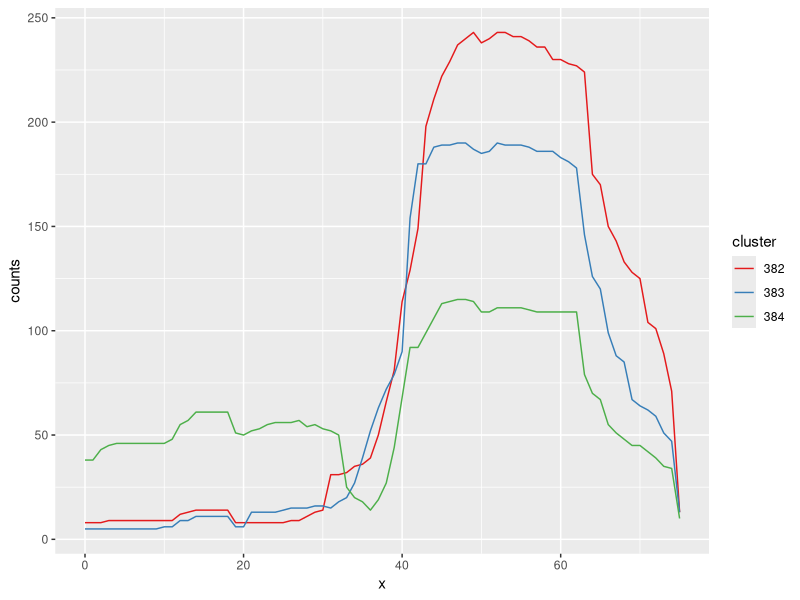
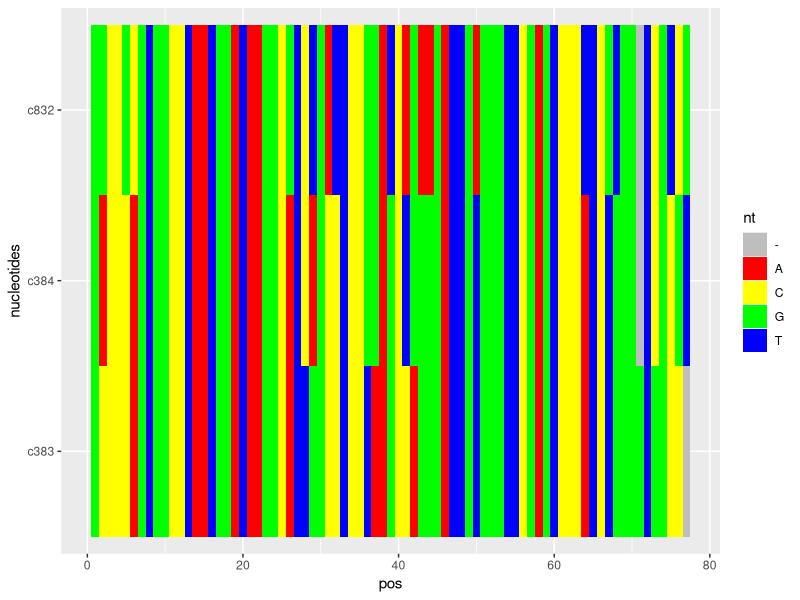
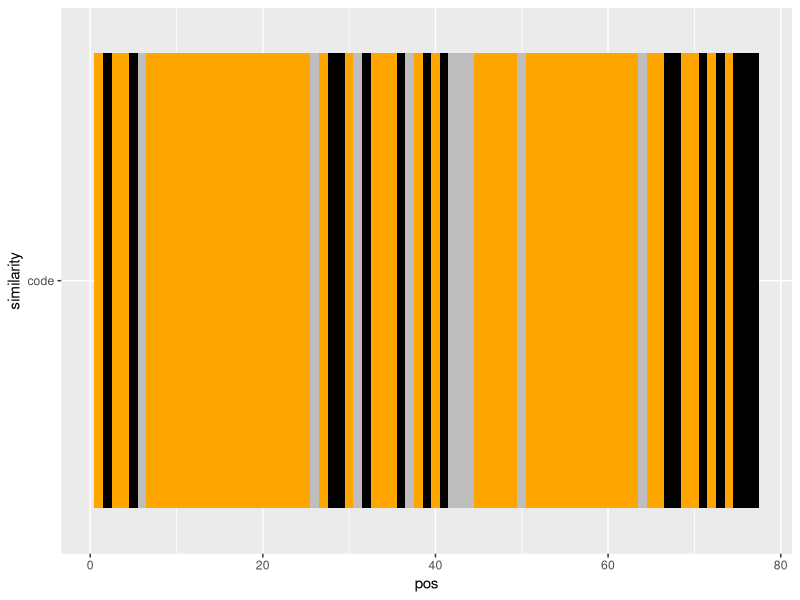

Source code (R) for these figures, in order: (Note: this script raises an error after producing the figures.)
## ---- chunk 1
c382 = read.table("cluster_profile/c382/map.tsv")
c383 = read.table("cluster_profile/c383/map.tsv")
c384 = read.table("cluster_profile/c384/map.tsv")
align = read.table("cluster_profile/alignment.dat")
dat = rbind(c384,c383,c382)
## ---- chunk 2
library("dplyr")
dat_cov = apply( dat,1, function(v){
    data.frame(x=v[5]:v[6],y=1,family=v[4])
} )
dat_cov = do.call(rbind,dat_cov) %>% group_by(x,family) %>% dplyr::summarise(counts=sum(y)) %>% ungroup()

align = do.call(rbind, apply(align, 1, function(v){
    nt = unlist(strsplit(v[2],split=""))
    data.frame(nt=nt,pos=1:length(nt),family=v[1])
}))
## ---- chunk 3
library(ggplot2)
p1=ggplot(dat_cov) +
    geom_line(aes(x=x,y=counts,color=family))+
    scale_color_brewer("cluster",palette = "Set1")
p2=ggplot(align %>% filter(family!="code") , aes( y=family, x=pos, fill=nt)) +
    geom_tile() +
    ylab("nucleotides")+
    scale_fill_manual(values = c("grey","red","yellow","green","blue"))
p3= ggplot(align %>% filter(family=="code") , aes( y=family, x=pos, fill=nt)) +
    geom_tile() +
    ylab("similarity")+
    scale_fill_manual("code",values = c("grey","grey","orange","black"),guide=FALSE)
tracks(p1,p3,p2,main = "similarity among clusters")
